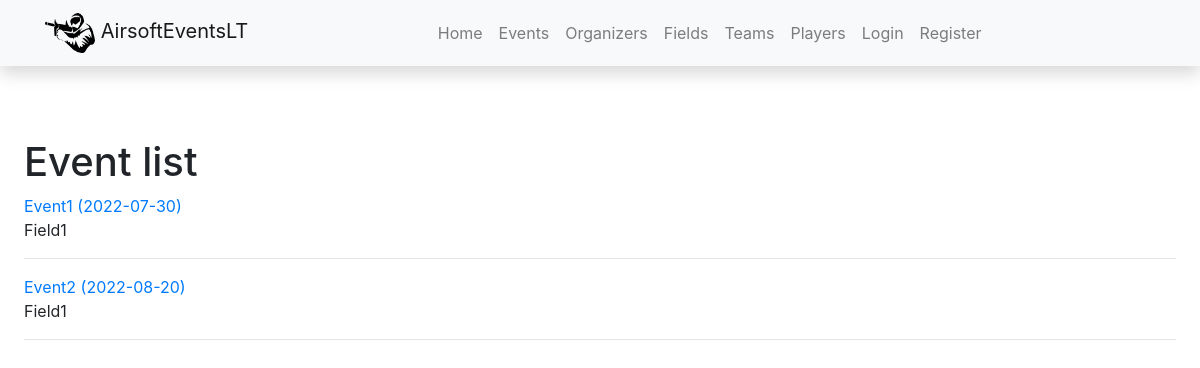
/events/list/, run on an earlier commit of the app's database.
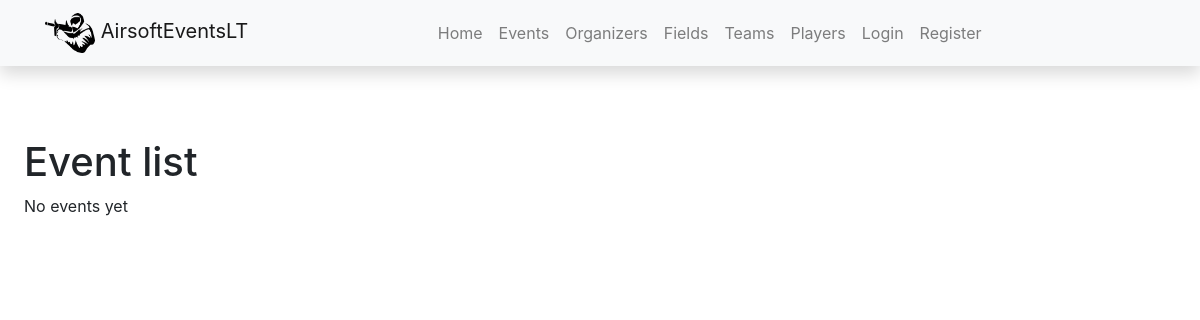
And on a later commit of the database.
### events/models.py (models this page shows, shortened)
class Event(models.Model):
    name = models.CharField('Name of the event',  max_length=150)
    date = models.DateTimeField('Date of event', null=True, blank=True)
    organizer = models.ForeignKey("Organizer", related_name='event_organizers', on_delete=models.SET_NULL, null=True)
    field = models.ForeignKey('Field', on_delete=models.SET_NULL, null=True)
    description = HTMLField(null=True)
    price = models.FloatField("Price")
    max_players = models.IntegerField("Maximum player number")
    registered_players  = models.IntegerField("Registered player number")
    created_on = models.DateTimeField(auto_now_add=True)
    class Meta:
        verbose_name = _("Event")
        verbose_name_plural = _("Events")

class Field(models.Model):
    name = models.CharField('Name of the game field',  max_length=150)
    location_long = models.CharField('Location longitude', max_length=50, null=True)
    location_lat = models.CharField('Location latitude', max_length=50, null=True)
    description = HTMLField(null=True)
    field_map = models.ImageField('Image of the map', upload_to='events/static/maps', null=True)
    class Meta:
        verbose_name = _("Field")
        verbose_name_plural = _("Fields")
    def __str__(self):
        return self.name

### events/views.py (the view)
# urls.py: path('list/', views.EventListView.as_view(), name='event_list'),
class EventListView(generic.ListView):
    model = Event
    context_object_name = 'events'
    template_name = 'event_list.html'

### events/templates/event_list.html
{% extends "base.html" %}
{% load i18n %}
{% block content %}
<div class='indented'>
<h1>Event list</h1>
{% if events %}
<div>
    {% for event in events %}
    <a href={{ event.id }} <div> {{ event.name }} ({{ event.date|date:"Y-m-d" }}) </div></a>
    <div> {{ event.field }}
    <hr>
    {% endfor %}
</div>
{% else %}
<div> No events yet </div>
{% endif %}
</div>
{% endblock %}

### events/templates/base.html (shortened to what this page needs)
<!DOCTYPE html>
<html lang="en">
<head>
  <link rel="stylesheet" href="https://stackpath.bootstrapcdn.com/bootstrap/4.1.3/css/bootstrap.min.css">
  <link rel="stylesheet" href="https://cdnjs.cloudflare.com/ajax/libs/font-awesome/4.7.0/css/font-awesome.min.css">
  {% load static %}
  <link rel="stylesheet" href="{% static 'css/styles.css' %}">
</head>
<body>
{% load i18n %}
<nav class="navbar navbar-expand-lg navbar-light bg-light static-top mb-5 shadow">
  <div class="container">
    <a class="navbar-brand nice-text-nav" href="{% url 'about' %}">
    <img src={% static 'media/airsoft_icon.png' %} alt='shooter icon' width="50" height="40">
    AirsoftEventsLT</a>
    <div class="collapse navbar-collapse" id="navbarResponsive">
      <ul class="navbar-nav ml-auto nice-text-nav">
        <li class="nav-item">
          <a class="nav-link" href="{% url 'events_index' %}">{% trans "Home" %}</a>
        </li>
        <li class="nav-item">
          <a class="nav-link" href="{% url 'event_list' %}">{% trans "Events" %}</a>
        </li>
        <li class="nav-item">
            <a class="nav-link" href="{% url 'organizer_list' %}">{% trans "Organizers" %}</a>
          </li>
        <li class="nav-item">
          <a class="nav-link" href="{% url 'field_list' %}">{% trans "Fields" %}</a>
        </li>
        <li class="nav-item">
            <a class="nav-link" href="{% url 'teams' %}">{% trans "Teams" %}</a>
          </li>
          <li class="nav-item">
            <a class="nav-link" href="{% url 'players' %}">{% trans "Players" %}</a>
          </li>
        {% if user.is_authenticated %}
        <li class="nav-item">
          <a class="nav-link" href="{% url 'logout' %}"><strong>{% trans "Logout" %}</a>
        </li>
        <li class="nav-item">
          <a class="nav-link" href="{% url 'profile' %}">{{ user.get_username }}</strong></a>
        </li>
        {% else %}
        <li class="nav-item">
          <a class="nav-link" href="{% url 'login' %}">{% trans "Login" %}</a>
        </li>
        <li class="nav-item">
          <a class="nav-link" href="{% url 'register'%}">{% trans "Register" %}</a>
        </li>
        {% endif %}
      </ul>
    </div>
  </div>
</nav>
  <div class="content-container gradient-background">
    {% block content %}{% endblock %}
  </div>
  <div class="content-container gradient-background-reverse" style='height:40vh'>
  </body>
</html>

### events/static/css/styles.css (style rules this page uses)
.indented { padding-left: 5%; padding: 2%; }

What changed in the data, as far as the page shows it:
removed Event: name "Event1", date "2022-07-30", field "Field1"
removed Event: name "Event2", date "2022-08-20", field "Field1"
Also different on the page:
text now shown: "No events yet"
